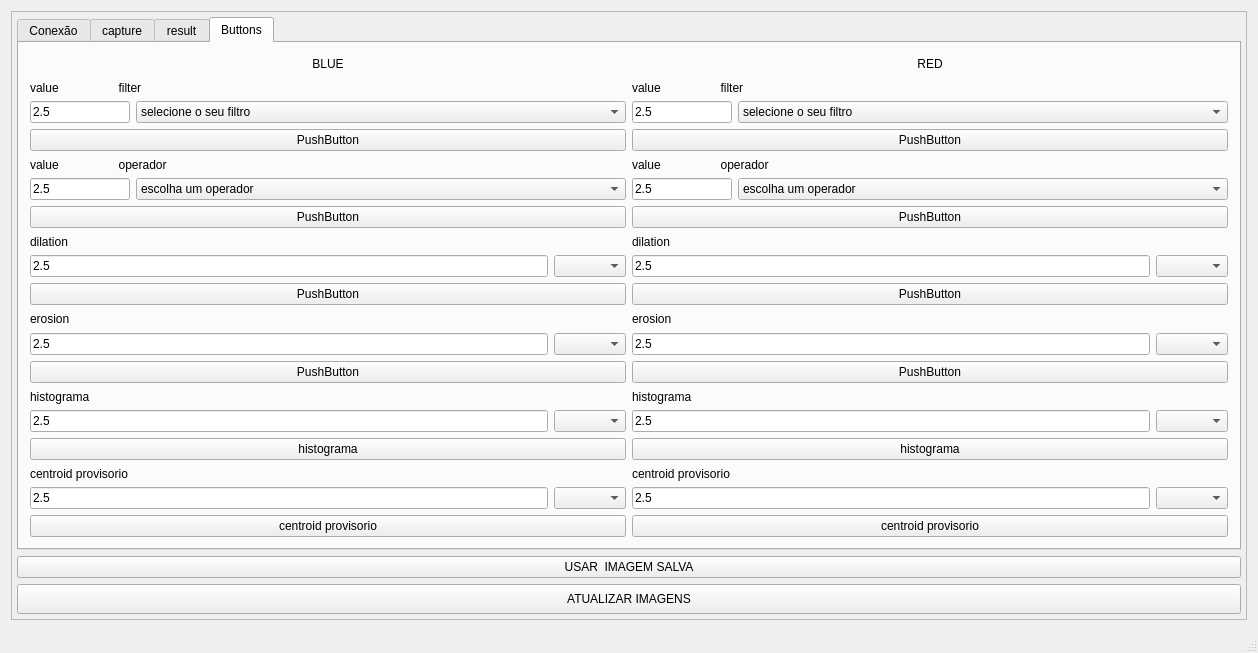
<?xml version="1.0" encoding="UTF-8"?>
<ui version="4.0">
 <class>MainWindow</class>
 <widget class="QMainWindow" name="MainWindow">
  <property name="geometry">
   <rect>
    <x>0</x>
    <y>0</y>
    <width>1258</width>
    <height>653</height>
   </rect>
  </property>
  <property name="windowTitle">
   <string>BCN3D v1.0</string>
  </property>
  <property name="toolTip">
   <string extracomment="designed by Rômulo Santtos"/>
  </property>
  <property name="toolTipDuration">
   <number>1</number>
  </property>
  <widget class="QWidget" name="centralWidget">
   <layout class="QGridLayout" name="gridLayout_7">
    <item row="0" column="0">
     <widget class="QScrollArea" name="scrollArea">
      <property name="widgetResizable">
       <bool>true</bool>
      </property>
      <widget class="QWidget" name="scrollAreaWidgetContents">
       <property name="geometry">
        <rect>
         <x>0</x>
         <y>-142</y>
         <width>1224</width>
         <height>750</height>
        </rect>
       </property>
       <layout class="QGridLayout" name="gridLayout_8">
        <property name="leftMargin">
         <number>5</number>
        </property>
        <property name="topMargin">
         <number>5</number>
        </property>
        <property name="rightMargin">
         <number>5</number>
        </property>
        <property name="bottomMargin">
         <number>5</number>
        </property>
        <property name="horizontalSpacing">
         <number>10</number>
        </property>
        <item row="0" column="0">
         <layout class="QGridLayout" name="gridLayout_4">
          <item row="1" column="0">
           <widget class="QTabWidget" name="result">
            <property name="sizePolicy">
             <sizepolicy hsizetype="MinimumExpanding" vsizetype="MinimumExpanding">
              <horstretch>0</horstretch>
              <verstretch>0</verstretch>
             </sizepolicy>
            </property>
            <property name="currentIndex">
             <number>3</number>
            </property>
            <widget class="QWidget" name="tab_3">
             <attribute name="title">
              <string>Conexão</string>
             </attribute>
             <layout class="QGridLayout" name="gridLayout_6">
              <item row="0" column="0">
               <layout class="QVBoxLayout" name="verticalLayout_3">
                <item>
                 <layout class="QHBoxLayout" name="horizontalLayout">
                  <item>
                   <widget class="QLabel" name="label_IP">
                    <property name="text">
                     <string>IP:</string>
                    </property>
                   </widget>
                  </item>
                  <item>
                   <widget class="QLineEdit" name="lineEdit_IP"/>
                  </item>
                  <item>
                   <widget class="QLabel" name="label_Port">
                    <property name="text">
                     <string>Porta:</string>
                    </property>
                   </widget>
                  </item>
                  <item>
                   <widget class="QLineEdit" name="lineEdit_Port"/>
                  </item>
                 </layout>
                </item>
                <item>
                 <layout class="QHBoxLayout" name="horizontalLayout_3">
                  <item>
                   <widget class="QPushButton" name="pushButtonConnect">
                    <property name="text">
                     <string>Conectar</string>
                    </property>
                   </widget>
                  </item>
                  <item>
                   <widget class="QPushButton" name="pushButton_Disconnect">
                    <property name="text">
                     <string>Desconectar</string>
                    </property>
                   </widget>
                  </item>
                 </layout>
                </item>
               </layout>
              </item>
              <item row="1" column="0">
               <widget class="QLineEdit" name="lineEdit"/>
              </item>
              <item row="2" column="0">
               <widget class="QWidget" name="widget" native="true">
                <widget class="QLabel" name="label_SliderEsq">
                 <property name="geometry">
                  <rect>
                   <x>50</x>
                   <y>240</y>
                   <width>47</width>
                   <height>13</height>
                  </rect>
                 </property>
                 <property name="text">
                  <string/>
                 </property>
                </widget>
                <widget class="QLabel" name="label_SliderDir">
                 <property name="geometry">
                  <rect>
                   <x>320</x>
                   <y>240</y>
                   <width>47</width>
                   <height>13</height>
                  </rect>
                 </property>
                 <property name="text">
                  <string/>
                 </property>
                </widget>
               </widget>
              </item>
             </layout>
            </widget>
            <widget class="QWidget" name="tab">
             <property name="sizePolicy">
              <sizepolicy hsizetype="Minimum" vsizetype="Minimum">
               <horstretch>0</horstretch>
               <verstretch>0</verstretch>
              </sizepolicy>
             </property>
             <attribute name="title">
              <string>capture</string>
             </attribute>
             <layout class="QGridLayout" name="gridLayout_2">
              <item row="0" column="0">
               <layout class="QVBoxLayout" name="verticalLayout">
                <item>
                 <widget class="QWidget" name="webcam" native="true">
                  <property name="sizePolicy">
                   <sizepolicy hsizetype="Minimum" vsizetype="Minimum">
                    <horstretch>0</horstretch>
                    <verstretch>0</verstretch>
                   </sizepolicy>
                  </property>
                  <property name="maximumSize">
                   <size>
                    <width>1280</width>
                    <height>720</height>
                   </size>
                  </property>
                  <property name="font">
                   <font>
                    <kerning>true</kerning>
                   </font>
                  </property>
                  <property name="mouseTracking">
                   <bool>false</bool>
                  </property>
                  <property name="layoutDirection">
                   <enum>Qt::LeftToRight</enum>
                  </property>
                  <property name="styleSheet">
                   <string notr="true">background-color: rgb(186, 189, 182);</string>
                  </property>
                 </widget>
                </item>
                <item>
                 <widget class="QCheckBox" name="check_saved_img">
                  <property name="sizePolicy">
                   <sizepolicy hsizetype="Minimum" vsizetype="Fixed">
                    <horstretch>0</horstretch>
                    <verstretch>0</verstretch>
                   </sizepolicy>
                  </property>
                  <property name="sizeIncrement">
                   <size>
                    <width>0</width>
                    <height>0</height>
                   </size>
                  </property>
                  <property name="focusPolicy">
                   <enum>Qt::WheelFocus</enum>
                  </property>
                  <property name="layoutDirection">
                   <enum>Qt::LeftToRight</enum>
                  </property>
                  <property name="autoFillBackground">
                   <bool>false</bool>
                  </property>
                  <property name="text">
                   <string notr="true">USAR  IMAGEM SALVA</string>
                  </property>
                  <property name="tristate">
                   <bool>false</bool>
                  </property>
                 </widget>
                </item>
                <item>
                 <widget class="QPushButton" name="pushButton">
                  <property name="text">
                   <string>TIRAR FOTO</string>
                  </property>
                 </widget>
                </item>
               </layout>
              </item>
             </layout>
            </widget>
            <widget class="QWidget" name="tab_2">
             <attribute name="title">
              <string>result</string>
             </attribute>
             <layout class="QGridLayout" name="gridLayout_3">
              <item row="0" column="0">
               <layout class="QVBoxLayout" name="verticalLayout_16">
                <item>
                 <layout class="QVBoxLayout" name="ANTES_GERAL">
                  <item>
                   <widget class="QLabel" name="texto_antes">
                    <property name="maximumSize">
                     <size>
                      <width>16777215</width>
                      <height>20</height>
                     </size>
                    </property>
                    <property name="text">
                     <string>ANTES DO PROCESSAMENTO</string>
                    </property>
                    <property name="alignment">
                     <set>Qt::AlignCenter</set>
                    </property>
                   </widget>
                  </item>
                  <item>
                   <widget class="QLabel" name="label_before">
                    <property name="styleSheet">
                     <string notr="true">background-color: rgb(85, 87, 83);</string>
                    </property>
                    <property name="text">
                     <string/>
                    </property>
                   </widget>
                  </item>
                 </layout>
                </item>
                <item>
                 <layout class="QVBoxLayout" name="DEPOIS_GERAL">
                  <item>
                   <widget class="QLabel" name="texto_depois">
                    <property name="maximumSize">
                     <size>
                      <width>16777215</width>
                      <height>20</height>
                     </size>
                    </property>
                    <property name="text">
                     <string>DEPOIS DO PROCESSAMENTO</string>
                    </property>
                    <property name="alignment">
                     <set>Qt::AlignCenter</set>
                    </property>
                   </widget>
                  </item>
                  <item>
                   <layout class="QHBoxLayout" name="horizontalLayout_IMG">
                    <item>
                     <widget class="QLabel" name="label_after_blue">
                      <property name="styleSheet">
                       <string notr="true">background-color: rgb(85, 87, 83);</string>
                      </property>
                      <property name="text">
                       <string/>
                      </property>
                     </widget>
                    </item>
                    <item>
                     <widget class="QLabel" name="label_after_red">
                      <property name="styleSheet">
                       <string notr="true">background-color: rgb(85, 87, 83);</string>
                      </property>
                      <property name="text">
                       <string/>
                      </property>
                     </widget>
                    </item>
                   </layout>
                  </item>
                  <item>
                   <layout class="QHBoxLayout" name="horizontalLayout_2">
                    <item>
                     <layout class="QVBoxLayout" name="verticalLayout_blueGeral">
                      <item>
                       <widget class="QLabel" name="texto_depoisBlue">
                        <property name="maximumSize">
                         <size>
                          <width>16777215</width>
                          <height>20</height>
                         </size>
                        </property>
                        <property name="text">
                         <string>BLUE</string>
                        </property>
                        <property name="alignment">
                         <set>Qt::AlignCenter</set>
                        </property>
                       </widget>
                      </item>
                      <item>
                       <widget class="QComboBox" name="select_blue">
                        <item>
                         <property name="text">
                          <string>escala de cinza</string>
                         </property>
                        </item>
                        <item>
                         <property name="text">
                          <string>filtro mediano</string>
                         </property>
                        </item>
                        <item>
                         <property name="text">
                          <string>dilatação</string>
                         </property>
                        </item>
                        <item>
                         <property name="text">
                          <string>erosao</string>
                         </property>
                        </item>
                        <item>
                         <property name="text">
                          <string>bound</string>
                         </property>
                        </item>
                       </widget>
                      </item>
                      <item>
                       <layout class="QHBoxLayout" name="horizontalLayout_BLUE_0">
                        <item>
                         <widget class="QLineEdit" name="filter_blue">
                          <property name="text">
                           <string>2.5</string>
                          </property>
                         </widget>
                        </item>
                        <item>
                         <widget class="QLabel" name="label_blue_filter">
                          <property name="maximumSize">
                           <size>
                            <width>16777215</width>
                            <height>30</height>
                           </size>
                          </property>
                          <property name="text">
                           <string>filter value</string>
                          </property>
                         </widget>
                        </item>
                       </layout>
                      </item>
                      <item>
                       <layout class="QHBoxLayout" name="horizontalLayout_BLUE">
                        <item>
                         <widget class="QLineEdit" name="line_blue">
                          <property name="text">
                           <string>50</string>
                          </property>
                         </widget>
                        </item>
                        <item>
                         <widget class="QLabel" name="label_blue_linear">
                          <property name="maximumSize">
                           <size>
                            <width>16777215</width>
                            <height>30</height>
                           </size>
                          </property>
                          <property name="text">
                           <string>linear value</string>
                          </property>
                         </widget>
                        </item>
                       </layout>
                      </item>
                     </layout>
                    </item>
                    <item>
                     <layout class="QVBoxLayout" name="verticalLayout_redGeral">
                      <item>
                       <widget class="QLabel" name="texto_depoisRED">
                        <property name="maximumSize">
                         <size>
                          <width>16777215</width>
                          <height>20</height>
                         </size>
                        </property>
                        <property name="text">
                         <string>RED</string>
                        </property>
                        <property name="alignment">
                         <set>Qt::AlignCenter</set>
                        </property>
                       </widget>
                      </item>
                      <item>
                       <widget class="QComboBox" name="select_red">
                        <item>
                         <property name="text">
                          <string>escala de cinza</string>
                         </property>
                        </item>
                        <item>
                         <property name="text">
                          <string>filtro mediano</string>
                         </property>
                        </item>
                        <item>
                         <property name="text">
                          <string>dilatação</string>
                         </property>
                        </item>
                        <item>
                         <property name="text">
                          <string>erosao</string>
                         </property>
                        </item>
                        <item>
                         <property name="text">
                          <string>bound</string>
                         </property>
                        </item>
                       </widget>
                      </item>
                      <item>
                       <layout class="QHBoxLayout" name="horizontalLayout_RED">
                        <item>
                         <widget class="QLineEdit" name="filter_red">
                          <property name="text">
                           <string>2.5</string>
                          </property>
                         </widget>
                        </item>
                        <item>
                         <widget class="QLabel" name="label_red_filter">
                          <property name="text">
                           <string>filter value</string>
                          </property>
                         </widget>
                        </item>
                       </layout>
                      </item>
                      <item>
                       <layout class="QHBoxLayout" name="horizontalLayout_RED_0">
                        <item>
                         <widget class="QLineEdit" name="line_red">
                          <property name="text">
                           <string>50</string>
                          </property>
                         </widget>
                        </item>
                        <item>
                         <widget class="QLabel" name="label_red_linear">
                          <property name="text">
                           <string>linear value</string>
                          </property>
                         </widget>
                        </item>
                       </layout>
                      </item>
                     </layout>
                    </item>
                   </layout>
                  </item>
                 </layout>
                </item>
               </layout>
              </item>
             </layout>
            </widget>
            <widget class="QWidget" name="buttons">
             <attribute name="title">
              <string>Buttons</string>
             </attribute>
             <layout class="QGridLayout" name="gridLayout_5">
              <item row="1" column="1">
               <layout class="QVBoxLayout" name="coluna_Red">
                <item>
                 <layout class="QVBoxLayout" name="verticalLayout_4">
                  <item>
                   <widget class="QLabel" name="label_red_filter_0">
                    <property name="maximumSize">
                     <size>
                      <width>16777215</width>
                      <height>30</height>
                     </size>
                    </property>
                    <property name="text">
                     <string>value                  filter </string>
                    </property>
                   </widget>
                  </item>
                  <item>
                   <layout class="QHBoxLayout" name="horizontalLayout_5">
                    <item>
                     <widget class="QLineEdit" name="filter_red_0">
                      <property name="maximumSize">
                       <size>
                        <width>100</width>
                        <height>16777215</height>
                       </size>
                      </property>
                      <property name="text">
                       <string>2.5</string>
                      </property>
                     </widget>
                    </item>
                    <item>
                     <widget class="QComboBox" name="select_red_0">
                      <item>
                       <property name="text">
                        <string>selecione o seu filtro</string>
                       </property>
                      </item>
                      <item>
                       <property name="text">
                        <string>filterPrewittHorizontal</string>
                       </property>
                      </item>
                      <item>
                       <property name="text">
                        <string>filterPrewittVertical</string>
                       </property>
                      </item>
                      <item>
                       <property name="text">
                        <string>filterRobertsHorizontal</string>
                       </property>
                      </item>
                      <item>
                       <property name="text">
                        <string>filterRobertsVertical</string>
                       </property>
                      </item>
                      <item>
                       <property name="text">
                        <string>filterSobelHorizontal</string>
                       </property>
                      </item>
                      <item>
                       <property name="text">
                        <string>filterSobelVertical</string>
                       </property>
                      </item>
                      <item>
                       <property name="text">
                        <string>averageFilter</string>
                       </property>
                      </item>
                      <item>
                       <property name="text">
                        <string>medianFilter</string>
                       </property>
                      </item>
                      <item>
                       <property name="text">
                        <string>selfreinforceFilter</string>
                       </property>
                      </item>
                     </widget>
                    </item>
                   </layout>
                  </item>
                  <item>
                   <widget class="QPushButton" name="button_red_0">
                    <property name="text">
                     <string>PushButton</string>
                    </property>
                   </widget>
                  </item>
                 </layout>
                </item>
                <item>
                 <layout class="QVBoxLayout" name="verticalLayout_6">
                  <item>
                   <widget class="QLabel" name="label_red_filter_1">
                    <property name="maximumSize">
                     <size>
                      <width>16777215</width>
                      <height>30</height>
                     </size>
                    </property>
                    <property name="text">
                     <string>value                  operador </string>
                    </property>
                   </widget>
                  </item>
                  <item>
                   <layout class="QHBoxLayout" name="horizontalLayout_7">
                    <item>
                     <widget class="QLineEdit" name="filter_red_1">
                      <property name="minimumSize">
                       <size>
                        <width>0</width>
                        <height>0</height>
                       </size>
                      </property>
                      <property name="maximumSize">
                       <size>
                        <width>100</width>
                        <height>16777215</height>
                       </size>
                      </property>
                      <property name="text">
                       <string>2.5</string>
                      </property>
                     </widget>
                    </item>
                    <item>
                     <widget class="QComboBox" name="select_red_1">
                      <item>
                       <property name="text">
                        <string>escolha um operador</string>
                       </property>
                      </item>
                      <item>
                       <property name="text">
                        <string>==</string>
                       </property>
                      </item>
                      <item>
                       <property name="text">
                        <string>!=</string>
                       </property>
                      </item>
                      <item>
                       <property name="text">
                        <string>&gt;</string>
                       </property>
                      </item>
                      <item>
                       <property name="text">
                        <string>&gt;=</string>
                       </property>
                      </item>
                      <item>
                       <property name="text">
                        <string>&lt;</string>
                       </property>
                      </item>
                      <item>
                       <property name="text">
                        <string>&lt;=</string>
                       </property>
                      </item>
                     </widget>
                    </item>
                   </layout>
                  </item>
                  <item>
                   <widget class="QPushButton" name="button_red_1">
                    <property name="text">
                     <string>PushButton</string>
                    </property>
                   </widget>
                  </item>
                 </layout>
                </item>
                <item>
                 <layout class="QVBoxLayout" name="verticalLayout_7">
                  <item>
                   <widget class="QLabel" name="label_red_filter_2">
                    <property name="maximumSize">
                     <size>
                      <width>16777215</width>
                      <height>30</height>
                     </size>
                    </property>
                    <property name="text">
                     <string>dilation</string>
                    </property>
                   </widget>
                  </item>
                  <item>
                   <layout class="QHBoxLayout" name="horizontalLayout_8">
                    <item>
                     <widget class="QLineEdit" name="filter_red_2">
                      <property name="text">
                       <string>2.5</string>
                      </property>
                     </widget>
                    </item>
                    <item>
                     <widget class="QComboBox" name="select_red_2"/>
                    </item>
                   </layout>
                  </item>
                  <item>
                   <widget class="QPushButton" name="button_red_2">
                    <property name="text">
                     <string>PushButton</string>
                    </property>
                   </widget>
                  </item>
                 </layout>
                </item>
                <item>
                 <layout class="QVBoxLayout" name="verticalLayout_8">
                  <item>
                   <widget class="QLabel" name="label_red_filter_3">
                    <property name="maximumSize">
                     <size>
                      <width>16777215</width>
                      <height>30</height>
                     </size>
                    </property>
                    <property name="text">
                     <string>erosion</string>
                    </property>
                   </widget>
                  </item>
                  <item>
                   <layout class="QHBoxLayout" name="horizontalLayout_9">
                    <item>
                     <widget class="QLineEdit" name="filter_red_3">
                      <property name="text">
                       <string>2.5</string>
                      </property>
                     </widget>
                    </item>
                    <item>
                     <widget class="QComboBox" name="select_red_3"/>
                    </item>
                   </layout>
                  </item>
                  <item>
                   <widget class="QPushButton" name="button_red_3">
                    <property name="text">
                     <string>PushButton</string>
                    </property>
                   </widget>
                  </item>
                 </layout>
                </item>
                <item>
                 <layout class="QVBoxLayout" name="verticalLayout_9">
                  <item>
                   <widget class="QLabel" name="label_red_filter_4">
                    <property name="maximumSize">
                     <size>
                      <width>16777215</width>
                      <height>30</height>
                     </size>
                    </property>
                    <property name="text">
                     <string>histograma</string>
                    </property>
                   </widget>
                  </item>
                  <item>
                   <layout class="QHBoxLayout" name="horizontalLayout_10">
                    <item>
                     <widget class="QLineEdit" name="filter_red_4">
                      <property name="text">
                       <string>2.5</string>
                      </property>
                     </widget>
                    </item>
                    <item>
                     <widget class="QComboBox" name="select_red_4"/>
                    </item>
                   </layout>
                  </item>
                  <item>
                   <widget class="QPushButton" name="button_red_4">
                    <property name="text">
                     <string>histograma</string>
                    </property>
                   </widget>
                  </item>
                 </layout>
                </item>
                <item>
                 <layout class="QVBoxLayout" name="verticalLayout_10">
                  <item>
                   <widget class="QLabel" name="label_red_filter_5">
                    <property name="maximumSize">
                     <size>
                      <width>16777215</width>
                      <height>30</height>
                     </size>
                    </property>
                    <property name="text">
                     <string>centroid provisorio</string>
                    </property>
                   </widget>
                  </item>
                  <item>
                   <layout class="QHBoxLayout" name="horizontalLayout_11">
                    <item>
                     <widget class="QLineEdit" name="filter_red_5">
                      <property name="text">
                       <string>2.5</string>
                      </property>
                     </widget>
                    </item>
                    <item>
                     <widget class="QComboBox" name="select_red_5"/>
                    </item>
                   </layout>
                  </item>
                  <item>
                   <widget class="QPushButton" name="button_red_5">
                    <property name="text">
                     <string>centroid provisorio</string>
                    </property>
                   </widget>
                  </item>
                 </layout>
                </item>
               </layout>
              </item>
              <item row="0" column="0" colspan="2">
               <layout class="QHBoxLayout" name="horizontalLayout_4">
                <item>
                 <widget class="QLabel" name="label_4">
                  <property name="maximumSize">
                   <size>
                    <width>16777215</width>
                    <height>20</height>
                   </size>
                  </property>
                  <property name="text">
                   <string>BLUE</string>
                  </property>
                  <property name="alignment">
                   <set>Qt::AlignCenter</set>
                  </property>
                 </widget>
                </item>
                <item>
                 <widget class="QLabel" name="label_3">
                  <property name="maximumSize">
                   <size>
                    <width>16777215</width>
                    <height>20</height>
                   </size>
                  </property>
                  <property name="text">
                   <string>RED</string>
                  </property>
                  <property name="alignment">
                   <set>Qt::AlignCenter</set>
                  </property>
                 </widget>
                </item>
               </layout>
              </item>
              <item row="1" column="0">
               <layout class="QGridLayout" name="gridLayout">
                <item row="1" column="1">
                 <layout class="QVBoxLayout" name="coluna_Blue">
                  <item>
                   <layout class="QVBoxLayout" name="verticalLayout_11">
                    <item>
                     <widget class="QLabel" name="label_blue_filter_0">
                      <property name="maximumSize">
                       <size>
                        <width>16777215</width>
                        <height>30</height>
                       </size>
                      </property>
                      <property name="text">
                       <string>value                  filter </string>
                      </property>
                     </widget>
                    </item>
                    <item>
                     <layout class="QHBoxLayout" name="horizontalLayout_12">
                      <item>
                       <widget class="QLineEdit" name="filter_blue_0">
                        <property name="maximumSize">
                         <size>
                          <width>100</width>
                          <height>16777215</height>
                         </size>
                        </property>
                        <property name="text">
                         <string>2.5</string>
                        </property>
                       </widget>
                      </item>
                      <item>
                       <widget class="QComboBox" name="select_blue_0">
                        <item>
                         <property name="text">
                          <string>selecione o seu filtro</string>
                         </property>
                        </item>
                        <item>
                         <property name="text">
                          <string>filterPrewittHorizontal</string>
                         </property>
                        </item>
                        <item>
                         <property name="text">
                          <string>filterPrewittVertical</string>
                         </property>
                        </item>
                        <item>
                         <property name="text">
                          <string>filterRobertsHorizontal</string>
                         </property>
                        </item>
                        <item>
                         <property name="text">
                          <string>filterRobertsVertical</string>
                         </property>
                        </item>
                        <item>
                         <property name="text">
                          <string>filterSobelHorizontal</string>
                         </property>
                        </item>
                        <item>
                         <property name="text">
                          <string>filterSobelVertical</string>
                         </property>
                        </item>
                        <item>
                         <property name="text">
                          <string>averageFilter</string>
                         </property>
                        </item>
                        <item>
                         <property name="text">
                          <string>medianFilter</string>
                         </property>
                        </item>
                        <item>
                         <property name="text">
                          <string>selfreinforceFilter</string>
                         </property>
                        </item>
                       </widget>
                      </item>
                     </layout>
                    </item>
                    <item>
                     <widget class="QPushButton" name="button_blue_0">
                      <property name="text">
                       <string>PushButton</string>
                      </property>
                     </widget>
                    </item>
                   </layout>
                  </item>
                  <item>
                   <layout class="QVBoxLayout" name="verticalLayout_12">
                    <item>
                     <widget class="QLabel" name="label_blue_filter_1">
                      <property name="maximumSize">
                       <size>
                        <width>16777215</width>
                        <height>30</height>
                       </size>
                      </property>
                      <property name="text">
                       <string>value                  operador </string>
                      </property>
                     </widget>
                    </item>
                    <item>
                     <layout class="QHBoxLayout" name="horizontalLayout_13">
                      <item>
                       <widget class="QLineEdit" name="filter_blue_1">
                        <property name="maximumSize">
                         <size>
                          <width>100</width>
                          <height>16777215</height>
                         </size>
                        </property>
                        <property name="text">
                         <string>2.5</string>
                        </property>
                       </widget>
                      </item>
                      <item>
                       <widget class="QComboBox" name="select_blue_1">
                        <item>
                         <property name="text">
                          <string>escolha um operador</string>
                         </property>
                        </item>
                        <item>
                         <property name="text">
                          <string>==</string>
                         </property>
                        </item>
                        <item>
                         <property name="text">
                          <string>!=</string>
                         </property>
                        </item>
                        <item>
                         <property name="text">
                          <string>&gt;</string>
                         </property>
                        </item>
                        <item>
                         <property name="text">
                          <string>&gt;=</string>
                         </property>
                        </item>
                        <item>
                         <property name="text">
                          <string>&lt;</string>
                         </property>
                        </item>
                        <item>
                         <property name="text">
                          <string>&lt;=</string>
                         </property>
                        </item>
                       </widget>
                      </item>
                     </layout>
                    </item>
                    <item>
                     <widget class="QPushButton" name="button_blue_1">
                      <property name="text">
                       <string>PushButton</string>
                      </property>
                     </widget>
                    </item>
                   </layout>
                  </item>
                  <item>
                   <layout class="QVBoxLayout" name="verticalLayout_13">
                    <item>
                     <widget class="QLabel" name="label_blue_filter_2">
                      <property name="maximumSize">
                       <size>
                        <width>16777215</width>
                        <height>30</height>
                       </size>
                      </property>
                      <property name="text">
                       <string>dilation</string>
                      </property>
                     </widget>
                    </item>
                    <item>
                     <layout class="QHBoxLayout" name="horizontalLayout_14">
                      <item>
                       <widget class="QLineEdit" name="filter_blue_2">
                        <property name="text">
                         <string>2.5</string>
                        </property>
                       </widget>
                      </item>
                      <item>
                       <widget class="QComboBox" name="select_blue_2"/>
                      </item>
                     </layout>
                    </item>
                    <item>
                     <widget class="QPushButton" name="button_blue_2">
                      <property name="text">
                       <string>PushButton</string>
                      </property>
                     </widget>
                    </item>
                   </layout>
                  </item>
                  <item>
                   <layout class="QVBoxLayout" name="verticalLayout_5">
                    <item>
                     <widget class="QLabel" name="label_blue_filter_3">
                      <property name="text">
                       <string>erosion</string>
                      </property>
                     </widget>
                    </item>
                    <item>
                     <layout class="QHBoxLayout" name="horizontalLayout_6">
                      <item>
                       <widget class="QLineEdit" name="filter_blue_3">
                        <property name="text">
                         <string>2.5</string>
                        </property>
                       </widget>
                      </item>
                      <item>
                       <widget class="QComboBox" name="select_blue_3"/>
                      </item>
                     </layout>
                    </item>
                    <item>
                     <widget class="QPushButton" name="button_blue_3">
                      <property name="text">
                       <string>PushButton</string>
                      </property>
                     </widget>
                    </item>
                   </layout>
                  </item>
                  <item>
                   <layout class="QVBoxLayout" name="verticalLayout_14">
                    <item>
                     <widget class="QLabel" name="label_blue_filter_4">
                      <property name="maximumSize">
                       <size>
                        <width>16777215</width>
                        <height>30</height>
                       </size>
                      </property>
                      <property name="text">
                       <string>histograma</string>
                      </property>
                     </widget>
                    </item>
                    <item>
                     <layout class="QHBoxLayout" name="horizontalLayout_15">
                      <item>
                       <widget class="QLineEdit" name="filter_blue_4">
                        <property name="text">
                         <string>2.5</string>
                        </property>
                       </widget>
                      </item>
                      <item>
                       <widget class="QComboBox" name="select_blue_4"/>
                      </item>
                     </layout>
                    </item>
                    <item>
                     <widget class="QPushButton" name="button_blue_4">
                      <property name="text">
                       <string>histograma</string>
                      </property>
                     </widget>
                    </item>
                   </layout>
                  </item>
                  <item>
                   <layout class="QVBoxLayout" name="verticalLayout_15">
                    <item>
                     <widget class="QLabel" name="label_blue_filter_5">
                      <property name="maximumSize">
                       <size>
                        <width>16777215</width>
                        <height>30</height>
                       </size>
                      </property>
                      <property name="text">
                       <string>centroid provisorio</string>
                      </property>
                     </widget>
                    </item>
                    <item>
                     <layout class="QHBoxLayout" name="horizontalLayout_16">
                      <item>
                       <widget class="QLineEdit" name="filter_blue_5">
                        <property name="text">
                         <string>2.5</string>
                        </property>
                       </widget>
                      </item>
                      <item>
                       <widget class="QComboBox" name="select_blue_5"/>
                      </item>
                     </layout>
                    </item>
                    <item>
                     <widget class="QPushButton" name="button_blue_5">
                      <property name="text">
                       <string>centroid provisorio</string>
                      </property>
                     </widget>
                    </item>
                   </layout>
                  </item>
                 </layout>
                </item>
               </layout>
              </item>
             </layout>
            </widget>
           </widget>
          </item>
         </layout>
        </item>
        <item row="2" column="0">
         <widget class="QPushButton" name="refresh">
          <property name="sizePolicy">
           <sizepolicy hsizetype="Minimum" vsizetype="Minimum">
            <horstretch>0</horstretch>
            <verstretch>0</verstretch>
           </sizepolicy>
          </property>
          <property name="minimumSize">
           <size>
            <width>0</width>
            <height>30</height>
           </size>
          </property>
          <property name="maximumSize">
           <size>
            <width>16777215</width>
            <height>60</height>
           </size>
          </property>
          <property name="text">
           <string>ATUALIZAR IMAGENS</string>
          </property>
          <property name="autoDefault">
           <bool>false</bool>
          </property>
          <property name="flat">
           <bool>false</bool>
          </property>
         </widget>
        </item>
        <item row="1" column="0">
         <widget class="QPushButton" name="set_saved_img_0">
          <property name="text">
           <string>USAR  IMAGEM SALVA</string>
          </property>
         </widget>
        </item>
       </layout>
      </widget>
     </widget>
    </item>
   </layout>
  </widget>
  <widget class="QStatusBar" name="statusBar"/>
 </widget>
 <layoutdefault spacing="6" margin="11"/>
 <tabstops>
  <tabstop>pushButton</tabstop>
 </tabstops>
 <resources/>
 <connections/>
</ui>
